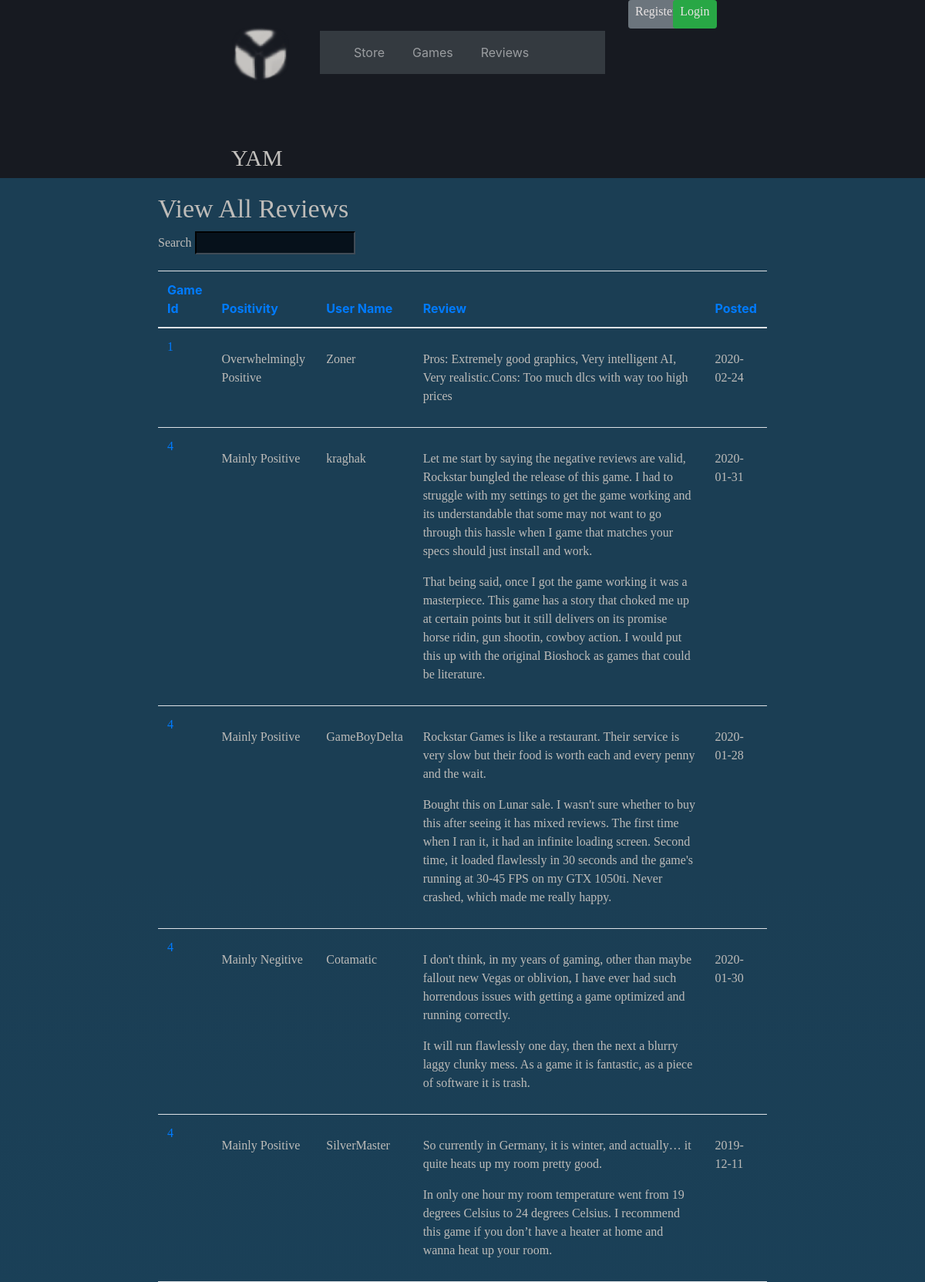
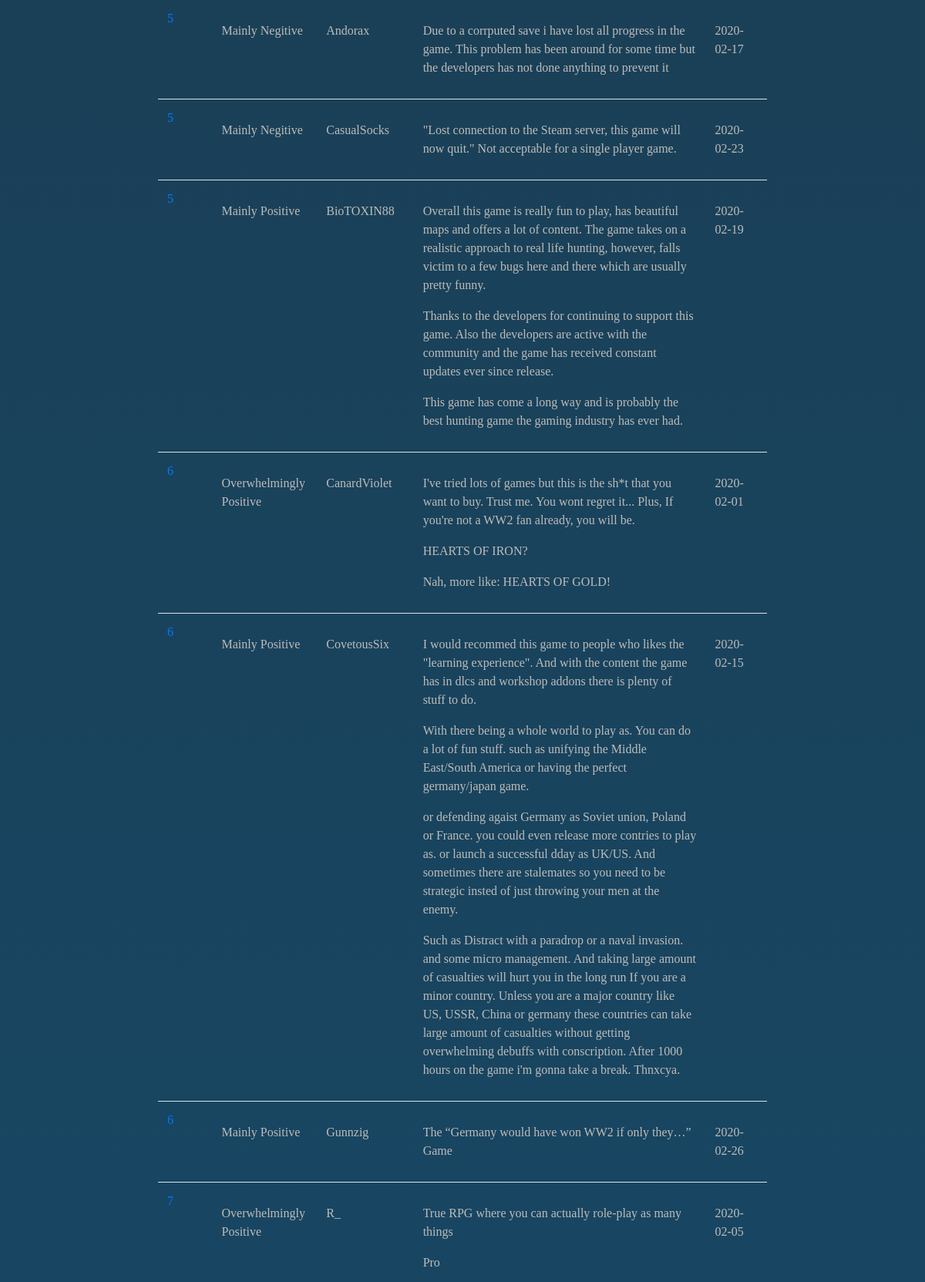
Screenshot of /Source/allReviews.php (upper part) with the database file from the repository (2 pictures, top to bottom).
### tables this page shows
CREATE TABLE `reviews` (
  `id` int(11) NOT NULL,
  `positivity` varchar(30) NOT NULL,
  `userName` varchar(100) NOT NULL,
  `review` text NOT NULL,
  `posted` date NOT NULL,
  `gameId` int(11) NOT NULL
);

### Source/utils/functions.php (called while the page is built, shortened)
<?php
function is_logged_in() {
    return (isset($_SESSION['user']));
}
function start_session() {
    $id = session_id();
}
?>

### Source/classes/Review.php (called while the page is built, shortened)
<?php
class Review {
    public static function all() {
        $sql = 'SELECT * FROM reviews';
        $connection = Connection::getInstance();
        $stmt = $connection->prepare($sql);
        $success = $stmt->execute();
        if (!$success) {
            throw new Exception("Failed to retrieve reviews");
        }
        else {
            $reviews = $stmt->fetchAll(PDO::FETCH_CLASS, 'Review');
            return $reviews;
        }
    }
}
?>

### Source/allReviews.php (the view, shortened to what this page needs)
<?php
require_once 'utils/functions.php';
require_once 'classes/Review.php';
try {
    $reviews = Review::all();
}
catch (Exception $ex) {
    die($ex->getMessage());
}
?>
<!doctype html>
<html lang="en">
<head>
    <link rel="stylesheet" href="https://stackpath.bootstrapcdn.com/bootstrap/4.4.1/css/bootstrap.min.css">
    <link rel="stylesheet" href="css/myStyles.css">
</head>
<body>
    <div class="container-fluid TopNavBackground background">
        <div class="row">
            <div class="col-lg-1 col-sm-12 offset-lg-3 offset-sm-2">
                <a href="index.php">
                    <div class="row">
                        <img src="../images/LogoCut.png" class="NavPadding">
                        <h3 class="textYAM noUnderline">YAM</h3>
                    </div>
                </a>
            </div>
            <div class="col-lg-4 col-sm-12 paddingTopNavbar">
                <nav class="navbar navbar-expand-lg navbar-dark bg-dark">
                    <div class="collapse navbar-collapse" id="navbarSupportedContent">
                        <ul class="navbar-nav">
                            <li class="nav-item paddingNav">
                                <a class="nav-link" href="index.php">Store</a>
                            </li>
                            <li class="nav-item paddingNav">
                                <a class="nav-link" href="allGames.php">Games</a>
                            </li>
                            <li class="nav-item paddingNav">
                                <a class="nav-link" href="allReviews.php">Reviews</a>
                            </li>
                        </ul>
                    </div>
                </nav>
            </div>
            <div class="col-lg-1 col-sm-12">
                <div class="row">
                    <?php
        require_once 'utils/functions.php';
        if (!is_logged_in()) {
            echo '<div class=col-lg-7 col-sm-6 RegisterPadding">';
            echo '<a class="btn btn-secondary btn-sm" href="registerForm.php"><h3 class="Login">Register</h3></a>';
            echo '</div>';
            echo '<div class=col-lg-5 col-sm-6 LoginPadding>';
            echo '<a class="btn btn-success btn-sm" href="loginForm.php"><h3 class="Login">Login</h3></a>';
            echo '</div>';
        }
        ?>
                </div>
            </div>
        </div>
    </div>
    <div class="GradientBg">
        <div class="row">
            <div class="col-md-8 offset-2">
                <h2 class="paddingTop TitleReviews">View All Reviews</h2>
                <?php if (count($reviews) == 0) { ?>
                <p>There are no reviews</p>
                <?php } else { ?>
                <div class="form-group">
                    <label for="search" class="control-label mainText">Search</label>
                    <input type="text" id="search" class="formBg formBoarder" />
                </div>
                <table id="table-reviews" class="table table-hover">
                    <thead>
                        <tr>
                            <th><a href="#" class="btn-sort" data-column="gameId">Game Id</a></th>
                            <th><a href="#" class="btn-sort" data-column="positivity">Positivity</a></th>
                            <th><a href="#" class="btn-sort" data-column="userName">User Name</a></th>
                            <th><a href="#" class="btn-sort" data-column="review">Review</a></th>
                            <th><a href="#" class="btn-sort" data-column="posted">Posted</a></th>
                        </tr>
                    </thead>
                    <tbody id="tblReviewsBody">
                        <?php foreach ($reviews as $review) { ?>
                        <tr data-id="<?= $review->id ?>">
                            <td class="cell gameId">
                                <p><a href="singleGamePage.php?id=<?= $review->gameId ?>" class="btn-link">
                                        <?= $review->gameId ?>
                                    </a></p>
                            </td>
                            <td class="cell positivity">
                                <p>
                                    <p><?= $review->positivity?></p>
                            </td>
                            <td class="cell userName">
                                <p>
                                    <p><?= $review->userName ?></p>
                            </td>
                            <td class="cell review">
                                <p><?= $review->review ?></p>
                            </td>
                            <td class="cell posted">
                                <p>
                                    <p><?= $review->posted ?></p>
                            </td>
                        </tr>
                        <?php } ?>
                    </tbody>
                </table>
                <?php } ?>
            </div>
        </div>
    </div>
</body>
</html>

### Source/css/myStyles.css (style rules this page uses)
:root { --main-font-family: "Microsoft New Tai Lue"; --main-text-colour: rgb(190, 188, 185); --main-dark-text-colour: rgb(20, 20, 20); }
li { display: inline; }
.mainText { font-family: var(--main-font-family); color: var(--main-text-colour); font-size: 16px; }
.paddingTopNavbar { padding-top: 40px; }
P { font-family: var(--main-font-family); color: var(--main-text-colour); }
.background { background-color: rgb(35, 40, 52) }
.TopNavBackground { background-color: rgb(23, 26, 33); }
.textYAM { padding-top: 50px; font-size: 30px; font-family: "Calibri"; color: rgb(193, 191, 188); line-height: 1.2; text-align: left; }
.NavPadding { padding-top: 30px; padding-bottom: 30px; }
.noUnderline { text-decoration: none; }
.Login { font-size: 16px; font-family: var(--main-font-family); color: rgb(233, 228, 228); line-height: 1.2; text-align: center; }
.paddingTop { padding-top: 20px; }
.paddingNav { padding-right: 0px; padding-left: 20px; }
.GradientBg { background-image: -moz-linear-gradient(90deg, rgb(43, 42, 70) 10%, rgb(22, 75, 107) 50%, rgb(27, 62, 84) 90%); background-image: -webkit-linear-gradient(90deg, rgb(43, 42, 70) 10%, rgb(22, 75, 107) 50%, rgb(27, 62, 84) 90%); background-image: -ms-linear-gradient(90deg, rgb(43, 42, 70) 10%, rgb(22, 75, 107) 50%, rgb(27, 62, 84) 90%); }
.TitleReviews { font-size: 34px; font-family: var(--main-font-family); color: var(--main-text-colour); line-height: 1.2; text-align: left; }
.formBg { background-color: rgb(6, 17, 27); }
.formBoarder { border-color: rgb(64, 75, 86); }
input[type=text] { color: white; font-family: var(--main-font-family); }

### rows the page displays
reviews: gameId "1", positivity "Overwhelmingly Positive", userName "Zoner", review "Pros: Extremely good graphics, Very intelligent AI, Very realistic.Cons: Too much dlcs with way too high prices", posted "2020-02-24"
reviews: gameId "4", positivity "Mainly Positive", userName "kraghak", review "Let me start by saying the negative reviews are valid, Rockstar bungled the release of this game. I had to struggle with my settings to get the game working and its understandable that some may not want to go through this hassle when I game that matches your specs should just install and work. That being said, once I got the game working it was a masterpiece. This game has a story that choked me up at certain points but it still delivers on its promise horse ridin, gun shootin, cowboy action. I would put this up with the original Bioshock as games that could be literature.", posted "2020-01-31"
reviews: gameId "4", positivity "Mainly Positive", userName "GameBoyDelta", review "Rockstar Games is like a restaurant. Their service is very slow but their food is worth each and every penny and the wait. Bought this on Lunar sale. I wasn't sure whether to buy this after seeing it has mixed reviews. The first time when I ran it, it had an infinite loading screen. Second time, it loaded flawlessly in 30 seconds and the game's running at 30-45 FPS on my GTX 1050ti. Never crashed, which made me really happy.", posted "2020-01-28"
reviews: gameId "4", positivity "Mainly Negitive", userName "Cotamatic", review "I don't think, in my years of gaming, other than maybe fallout new Vegas or oblivion, I have ever had such horrendous issues with getting a game optimized and running correctly. It will run flawlessly one day, then the next a blurry laggy clunky mess. As a game it is fantastic, as a piece of software it is trash.", posted "2020-01-30"
reviews: gameId "4", positivity "Mainly Positive", userName "SilverMaster", review "So currently in Germany, it is winter, and actually… it quite heats up my room pretty good. In only one hour my room temperature went from 19 degrees Celsius to 24 degrees Celsius. I recommend this game if you don’t have a heater at home and wanna heat up your room.", posted "2019-12-11"
reviews: gameId "5", positivity "Mainly Negitive", userName "Andorax", review "Due to a corrputed save i have lost all progress in the game. This problem has been around for some time but the developers has not done anything to prevent it", posted "2020-02-17"
reviews: gameId "5", positivity "Mainly Negitive", userName "CasualSocks", review "\"Lost connection to the Steam server, this game will now quit.\" Not acceptable for a single player game.", posted "2020-02-23"
reviews: gameId "5", positivity "Mainly Positive", userName "BioTOXIN88", review "Overall this game is really fun to play, has beautiful maps and offers a lot of content. The game takes on a realistic approach to real life hunting, however, falls victim to a few bugs here and there which are usually pretty funny. Thanks to the developers for continuing to support this game. Also the developers are active with the community and the game has received constant updates ever since release. This game has come a long way and is probably the best hunting game the gaming industry has ever had.", posted "2020-02-19"
reviews: gameId "6", positivity "Overwhelmingly Positive", userName "CanardViolet", review "I've tried lots of games but this is the sh*t that you want to buy. Trust me. You wont regret it... Plus, If you're not a WW2 fan already, you will be. HEARTS OF IRON? Nah, more like: HEARTS OF GOLD!", posted "2020-02-01"
reviews: gameId "6", positivity "Mainly Positive", userName "CovetousSix", review "I would recommed this game to people who likes the \"learning experience\". And with the content the game has in dlcs and workshop addons there is plenty of stuff to do. With there being a whole world to play as. You can do a lot of fun stuff. such as unifying the Middle East/South America or having the perfect germany/japan game. or defending agaist Germany as Soviet union, Poland or France. you could even release more contries to play as. or launch a successful dday as UK/US. And sometimes there are stalemates so you need to be strategic insted of just throwing your men at the enemy. Such as Distract with a paradrop or a naval invasion. and some micro management. And taking large amount of…", posted "2020-02-15"
reviews: gameId "6", positivity "Mainly Positive", userName "Gunnzig", review "The “Germany would have won WW2 if only they…” Game", posted "2020-02-26"
reviews: gameId "7", positivity "Overwhelmingly Positive", userName "R_", review "True RPG where you can actually role-play as many things Pro", posted "2020-02-05"
